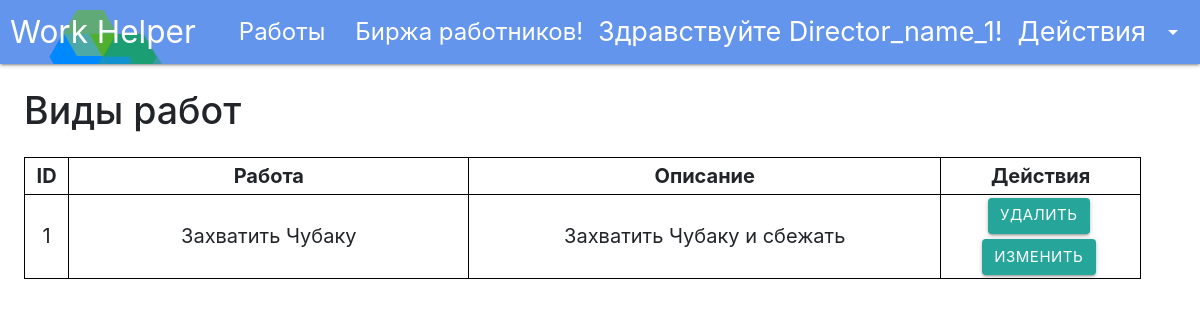
Page /list_work (signed in) on the committed database.
### data/users.py (models this page shows, shortened)
class User(SqlAlchemyBase, UserMixin, SerializerMixin):
    __tablename__ = 'users'
    id = sqlalchemy.Column(sqlalchemy.Integer, primary_key=True, autoincrement=True)
    account_type = sqlalchemy.Column(sqlalchemy.Integer, sqlalchemy.ForeignKey('accounts_type.id'))
    user_name = sqlalchemy.Column(sqlalchemy.String, unique=True)
    hashed_password = sqlalchemy.Column(sqlalchemy.String, nullable=False)
    surname = sqlalchemy.Column(sqlalchemy.String, nullable=False)
    name = sqlalchemy.Column(sqlalchemy.String, nullable=False)
    birthday = sqlalchemy.Column(sqlalchemy.DateTime, nullable=False)
    photo = sqlalchemy.Column(sqlalchemy.BLOB)
    email = sqlalchemy.Column(sqlalchemy.String, unique=True)
    about_me = sqlalchemy.Column(sqlalchemy.String, nullable=True)

### data/work.py (models this page shows)
class Work(SqlAlchemyBase):
    __tablename__ = 'works'
    id = sqlalchemy.Column(sqlalchemy.Integer, primary_key=True, autoincrement=True)
    work = sqlalchemy.Column(sqlalchemy.String, unique=True)
    description = sqlalchemy.Column(sqlalchemy.String, nullable=False)
    director_id = sqlalchemy.Column(sqlalchemy.Integer, sqlalchemy.ForeignKey('directors.director_id'))
    director = orm.relation("Director")
    works_list = orm.relation('WorkList', secondary='work_list_to_work', backref='work')

### modules/handlers/for_director.py (the view)
@blueprint.route('/list_work')
def list_work():
    if current_user.is_authenticated is False or current_user.account_type != 2:
        abort(404)
    session = db_session.create_session()
    works = session.query(Work).filter(Work.director_id == current_user.id)
    return render_template('works_list.html', works=works)

### data/db_session.py (called while the page is built)
def create_session() -> Session:
    global __factory
    return __factory()

### main.py (called while the page is built)
@login_manager.user_loader
def load_user(user_id):
    session = db_session.create_session()
    return session.query(User).get(user_id)

### templates/works_list.html (shortened to what this page needs)
{% extends 'base.html' %}
{% block content %}
    <div class="company">
        <h1 style="margin-bottom: 2%">Виды работ</h1>
        <table>
            <tr>
                <th class="first_col">ID</th>
                <th class="second_col">Работа</th>
                <th class="third_col">Описание</th>
                <th class="fifth_col">Действия</th>
            </tr>
            {% for work in works %}
                <tr>
                    <td>{{ work.id }}</td>
                    <td>{{ work.work }}</td>
                    <td>{{ work.description }}</td>
                    <td><a href="/delete_work/{{ work.id }}" class="btn" style="margin-bottom: 3%">Удалить</a>
                        <a href="/change_work/{{ work.id }}" class="btn">Изменить</a></td>
                </tr>
            {% endfor %}
        </table>
    </div>
{% endblock %}

### templates/base.html (shortened to what this page needs)
<!DOCTYPE html>
<html lang="en">
<head>
    <link type="text/css" rel="stylesheet" href="{{ url_for('static', filename='/css/materialize.css' ) }}"
          media="screen,projection"/>
    <link rel="stylesheet" href="https://maxcdn.bootstrapcdn.com/bootstrap/4.0.0/css/bootstrap.min.css"
>
    <link rel="stylesheet" href="{{ url_for('static', filename='/css/style.css' ) }}">
</head>
<body>
<nav>
    <div class="nav-wrapper">
        <a href="/" class="brand-logo">Work Helper</a>
        <ul id="nav-mobile" class="right hide-on-med-and-down">
            {% if current_user.is_authenticated %}
                {% if current_user.account_type == 2 %}
                    <li><a class="nav_functions" href="/company">Работы</a></li>
                    <li><a class="nav_functions" href="/hire_workers">Биржа работников!</a></li>
                {% else %}
                    <li><a class="nav_functions" href="/works">Работы</a></li>
                    <li><a class="nav_functions" href="/invites_box">Приглашения</a></li>
                {% endif %}
                <li><span class="nav_authorization">Здравствуйте {{ current_user.name|title }}!</span></li>
                <li><a class="nav_authorization dropdown-trigger" href="#!" data-target="user_func">Действия<i
                        class="material-icons right">arrow_drop_down</i></a></li>
            {% else %}
                <li><a class="nav_authorization" href="/register">Зарегистрироваться</a></li>
                <li><a class="nav_authorization" href="/login">Войти</a></li>
            {% endif %}
        </ul>
    </div>
</nav>
{% block content %}
{% endblock %}
</body>
</html>

### static/css/style.css (style rules this page uses)
.nav-wrapper { background-color: cornflowerblue; }
.brand-logo { margin-left: 10px; }
.nav_authorization { font-size: 27px; }
.nav_functions { font-size: 24px; }
.brand-logo { background-image: url("/img/logo.png"); }
a { text-decoration: none; }
.company { margin-top: 2%; margin-left: 2%; }
.company .btn { margin-right: 2%; }
.company table { margin-top: 1%; width: 95%; }
.company td, th { padding: 3px; border: 1px solid black; font-size: 20px; text-align: center; }
.company .second_col { width: 400px; }
.company .fifth_col { width: 200px; }

### rows in the picture
User: name "Director_name_1"
Work: id "1", work "Захватить Чубаку", description "Захватить Чубаку и сбежать"
